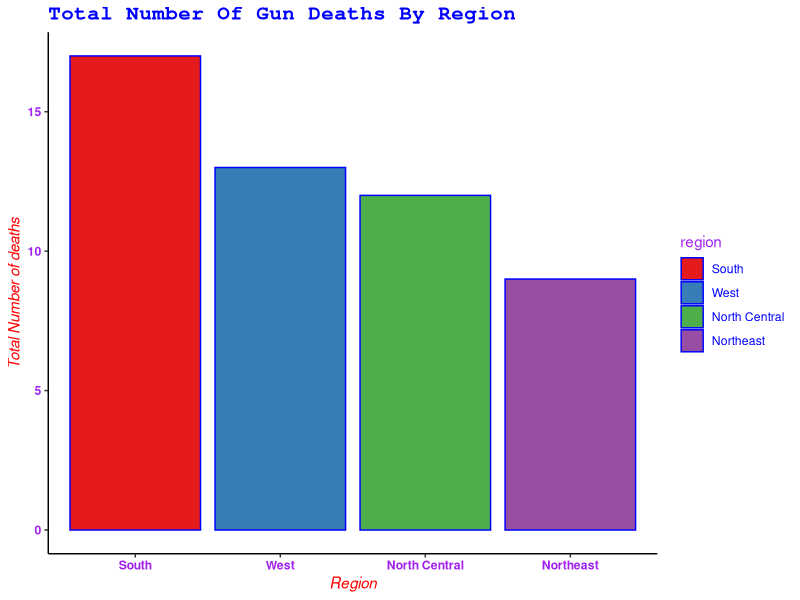
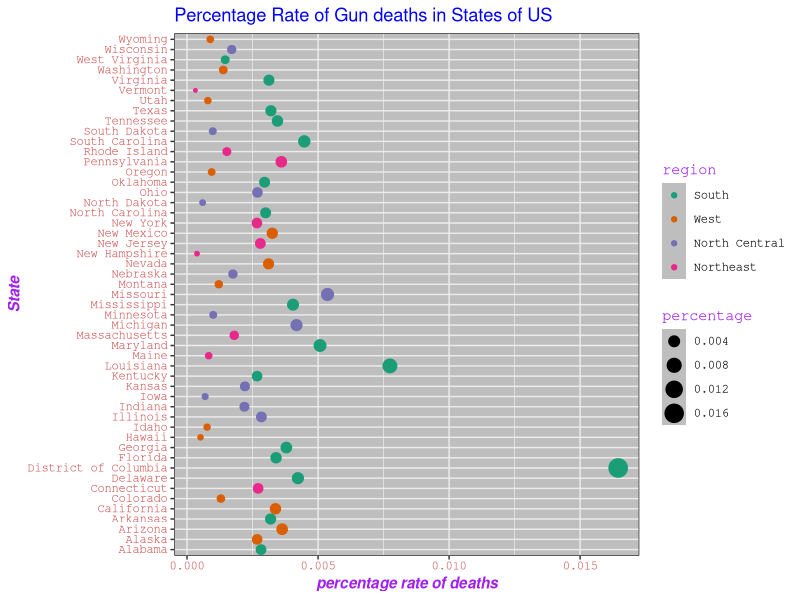

These charts were generated, in order, by the following R code:
## ---- chunk 1
knitr::opts_chunk$set(echo = TRUE)

library(dslabs)
data(murders)

library(ggplot2)
library(tidyverse)

glimpse(murders)

murders$region <- factor(murders$region,
                         levels = c("South", "West", "North Central", "Northeast"))
## ---- chunk 2

ggplot(murders, aes(region, fill = region)) +
  scale_fill_brewer(palette = 'Set1') +
 geom_bar(color = "blue") +
 labs(x = "Region", y = "Total Number of deaths", title = "Total Number Of Gun Deaths By Region") +
  theme(panel.background = element_blank(),
        axis.line = element_line(color = "black"),
        axis.title = element_text(face = "italic", color = "red"),
        axis.text = element_text(face = "bold", color = 'purple'),
        plot.title = element_text(family = 'mono', face = "bold", color = "blue", size = 15),
        legend.title = element_text(color = 'purple'),
        legend.text = element_text(color = 'blue'))
## ---- chunk 3

murders %>%
  mutate(percentage = (total/ population) * 100) %>%
  arrange(desc(percentage)) %>%
  ggplot(aes(percentage, state, color = region, size = percentage)) +
  geom_point() +
  labs(x = 'percentage rate of deaths', y = 'State', title = "Percentage Rate of Gun deaths in States of US") +
  scale_color_brewer(palette = "Dark2") +
  theme_bw() +
  theme(plot.title = element_text(color = 'blue'),
        axis.text = element_text(family = 'mono', color = "indianred"),
        legend.text = element_text(family = 'mono'),
        legend.title = element_text(family = 'mono', color = 'purple'),
        axis.title = element_text(face = 'bold.italic', color = 'purple'),
        panel.background = element_rect(fill = 'grey'))
